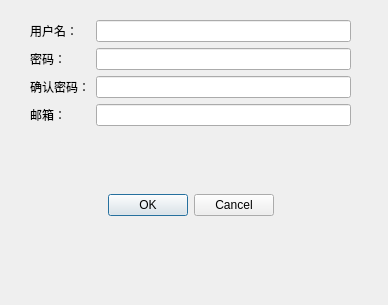
<?xml version="1.0" encoding="UTF-8"?>
<ui version="4.0">
 <class>RDialog</class>
 <widget class="QDialog" name="RDialog">
  <property name="geometry">
   <rect>
    <x>0</x>
    <y>0</y>
    <width>388</width>
    <height>305</height>
   </rect>
  </property>
  <property name="windowTitle">
   <string>Dialog</string>
  </property>
  <widget class="QDialogButtonBox" name="buttonBox">
   <property name="geometry">
    <rect>
     <x>53</x>
     <y>185</y>
     <width>221</width>
     <height>41</height>
    </rect>
   </property>
   <property name="orientation">
    <enum>Qt::Horizontal</enum>
   </property>
   <property name="standardButtons">
    <set>QDialogButtonBox::Cancel|QDialogButtonBox::Ok</set>
   </property>
  </widget>
  <widget class="QWidget" name="formLayoutWidget">
   <property name="geometry">
    <rect>
     <x>30</x>
     <y>20</y>
     <width>321</width>
     <height>171</height>
    </rect>
   </property>
   <layout class="QFormLayout" name="formLayout">
    <item row="0" column="0">
     <widget class="QLabel" name="label">
      <property name="text">
       <string>用户名：</string>
      </property>
     </widget>
    </item>
    <item row="0" column="1">
     <widget class="QLineEdit" name="lineEdit"/>
    </item>
    <item row="1" column="0">
     <widget class="QLabel" name="label_2">
      <property name="text">
       <string>密码：</string>
      </property>
     </widget>
    </item>
    <item row="1" column="1">
     <widget class="QLineEdit" name="lineEdit_2">
      <property name="echoMode">
       <enum>QLineEdit::PasswordEchoOnEdit</enum>
      </property>
     </widget>
    </item>
    <item row="2" column="0">
     <widget class="QLabel" name="label_3">
      <property name="text">
       <string>确认密码：</string>
      </property>
     </widget>
    </item>
    <item row="2" column="1">
     <widget class="QLineEdit" name="lineEdit_3">
      <property name="echoMode">
       <enum>QLineEdit::Password</enum>
      </property>
     </widget>
    </item>
    <item row="3" column="0">
     <widget class="QLabel" name="label_4">
      <property name="text">
       <string>邮箱：</string>
      </property>
     </widget>
    </item>
    <item row="3" column="1">
     <widget class="QLineEdit" name="lineEdit_4"/>
    </item>
   </layout>
  </widget>
 </widget>
 <resources/>
 <connections>
  <connection>
   <sender>buttonBox</sender>
   <signal>accepted()</signal>
   <receiver>RDialog</receiver>
   <slot>accept()</slot>
   <hints>
    <hint type="sourcelabel">
     <x>248</x>
     <y>254</y>
    </hint>
    <hint type="destinationlabel">
     <x>157</x>
     <y>274</y>
    </hint>
   </hints>
  </connection>
  <connection>
   <sender>buttonBox</sender>
   <signal>rejected()</signal>
   <receiver>RDialog</receiver>
   <slot>reject()</slot>
   <hints>
    <hint type="sourcelabel">
     <x>316</x>
     <y>260</y>
    </hint>
    <hint type="destinationlabel">
     <x>286</x>
     <y>274</y>
    </hint>
   </hints>
  </connection>
 </connections>
</ui>
